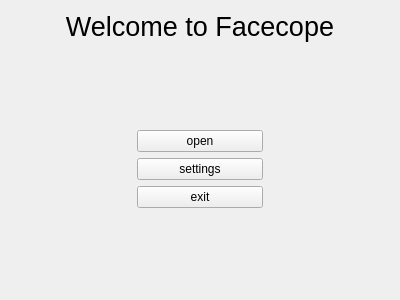
<?xml version="1.0" encoding="UTF-8"?>
<ui version="4.0">
 <class>StartMenuForm</class>
 <widget class="QWidget" name="StartMenuForm">
  <property name="geometry">
   <rect>
    <x>0</x>
    <y>0</y>
    <width>400</width>
    <height>300</height>
   </rect>
  </property>
  <property name="windowTitle">
   <string>Form</string>
  </property>
  <layout class="QVBoxLayout" name="verticalLayout_2">
   <item>
    <widget class="QLabel" name="label">
     <property name="sizePolicy">
      <sizepolicy hsizetype="Preferred" vsizetype="Fixed">
       <horstretch>0</horstretch>
       <verstretch>0</verstretch>
      </sizepolicy>
     </property>
     <property name="font">
      <font>
       <pointsize>20</pointsize>
      </font>
     </property>
     <property name="text">
      <string>Welcome to Facecope</string>
     </property>
     <property name="alignment">
      <set>Qt::AlignCenter</set>
     </property>
    </widget>
   </item>
   <item>
    <layout class="QHBoxLayout" name="horizontalLayout">
     <item>
      <spacer name="horizontalSpacer">
       <property name="orientation">
        <enum>Qt::Horizontal</enum>
       </property>
       <property name="sizeHint" stdset="0">
        <size>
         <width>40</width>
         <height>20</height>
        </size>
       </property>
      </spacer>
     </item>
     <item>
      <layout class="QVBoxLayout" name="verticalLayout">
       <item>
        <spacer name="verticalSpacer">
         <property name="orientation">
          <enum>Qt::Vertical</enum>
         </property>
         <property name="sizeHint" stdset="0">
          <size>
           <width>20</width>
           <height>40</height>
          </size>
         </property>
        </spacer>
       </item>
       <item>
        <widget class="QPushButton" name="open_btn">
         <property name="sizePolicy">
          <sizepolicy hsizetype="MinimumExpanding" vsizetype="Fixed">
           <horstretch>0</horstretch>
           <verstretch>0</verstretch>
          </sizepolicy>
         </property>
         <property name="text">
          <string>open</string>
         </property>
        </widget>
       </item>
       <item>
        <widget class="QPushButton" name="settings_btn">
         <property name="sizePolicy">
          <sizepolicy hsizetype="MinimumExpanding" vsizetype="Fixed">
           <horstretch>0</horstretch>
           <verstretch>0</verstretch>
          </sizepolicy>
         </property>
         <property name="text">
          <string>settings</string>
         </property>
        </widget>
       </item>
       <item>
        <widget class="QPushButton" name="exit_btn">
         <property name="sizePolicy">
          <sizepolicy hsizetype="MinimumExpanding" vsizetype="Fixed">
           <horstretch>0</horstretch>
           <verstretch>0</verstretch>
          </sizepolicy>
         </property>
         <property name="text">
          <string>exit</string>
         </property>
        </widget>
       </item>
       <item>
        <spacer name="verticalSpacer_2">
         <property name="orientation">
          <enum>Qt::Vertical</enum>
         </property>
         <property name="sizeHint" stdset="0">
          <size>
           <width>20</width>
           <height>40</height>
          </size>
         </property>
        </spacer>
       </item>
      </layout>
     </item>
     <item>
      <spacer name="horizontalSpacer_2">
       <property name="orientation">
        <enum>Qt::Horizontal</enum>
       </property>
       <property name="sizeHint" stdset="0">
        <size>
         <width>40</width>
         <height>20</height>
        </size>
       </property>
      </spacer>
     </item>
    </layout>
   </item>
  </layout>
 </widget>
 <resources/>
 <connections/>
</ui>
